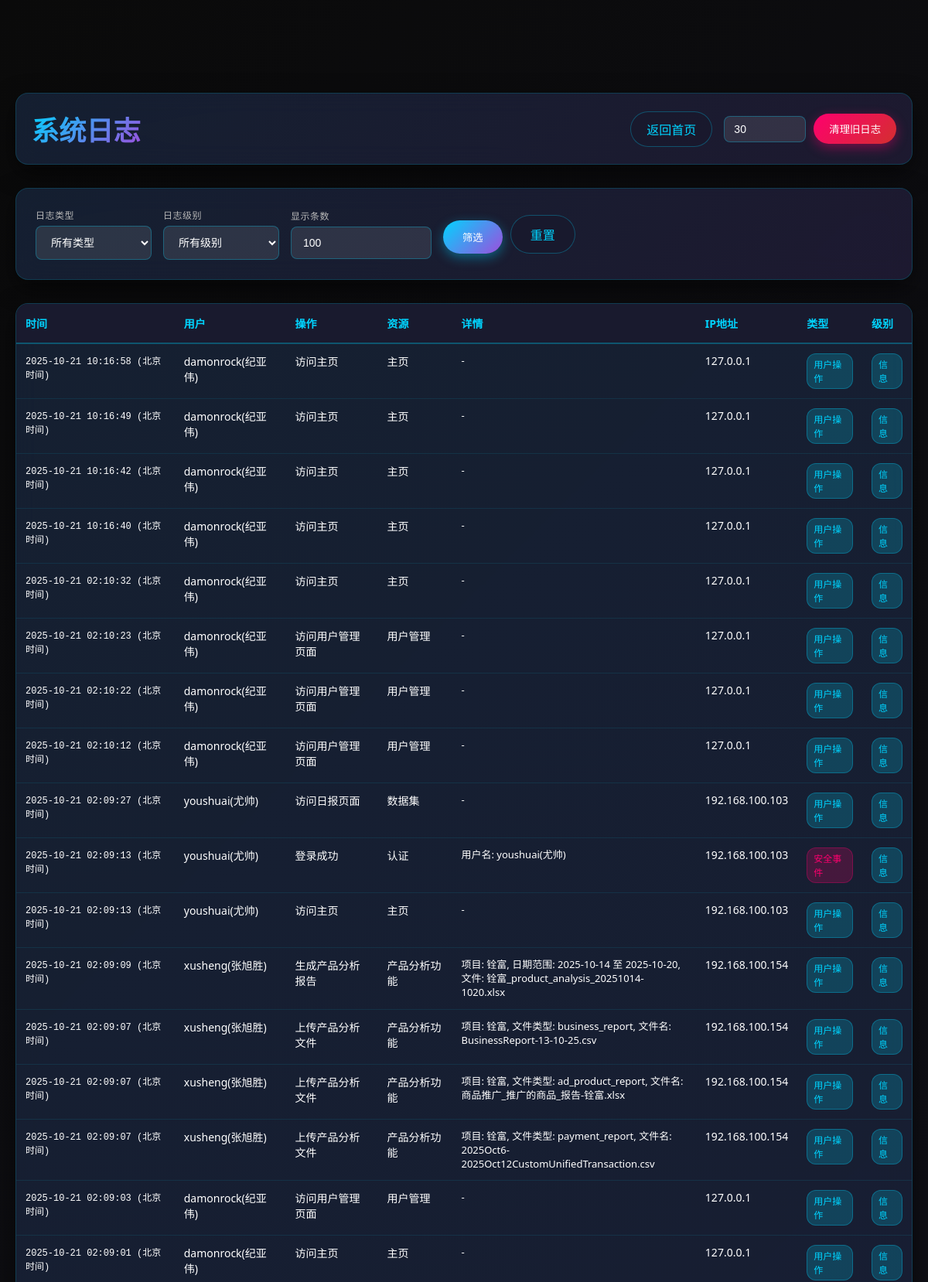
The page /admin/logs (signed in, upper part) on the database its author committed.
### tables this page shows
CREATE TABLE logs (
            id INTEGER PRIMARY KEY AUTOINCREMENT,
            timestamp DATETIME DEFAULT CURRENT_TIMESTAMP,
            user_id INTEGER,
            username VARCHAR(50),
            action VARCHAR(100) NOT NULL,
            resource VARCHAR(100),
            details TEXT,
            ip_address VARCHAR(45),
            user_agent TEXT,
            log_type VARCHAR(20) DEFAULT 'user',
            level VARCHAR(10) DEFAULT 'info',
            FOREIGN KEY (user_id) REFERENCES users (id)
        );

### routes/admin.py (the view)
@admin_bp.route('/logs')
@login_required
@admin_required
def view_logs():
    from core.database import get_logs
    log_type = request.args.get('type', '')
    level = request.args.get('level', '')
    limit = int(request.args.get('limit', 100))
    logs = get_logs(
        limit=limit,
        log_type=log_type if log_type else None,
        level=level if level else None
    )
    return render_template('admin/logs.html', logs=logs,
                         current_type=log_type, current_level=level, limit=limit)

### app.py (called while the page is built)
@app.template_filter('beijing_time')
def beijing_time_filter(timestamp):
    if not timestamp:
        return ""
    if isinstance(timestamp, str):
        try:
            dt = datetime.strptime(timestamp, '%Y-%m-%d %H:%M:%S')
        except ValueError:
            return timestamp + " (北京时间)"
    else:
        dt = timestamp
    return dt.strftime('%Y-%m-%d %H:%M:%S')

### core/auth.py (called while the page is built, shortened)
def is_logged_in():
    return 'username' in session

def login_required(f):
    from functools import wraps
    @wraps(f)
    def decorated_function(*args, **kwargs):
        if not is_logged_in():
            return redirect(url_for('auth.login', next=request.url))
        return f(*args, **kwargs)
    return decorated_function

def admin_required(f):
    from functools import wraps
    @wraps(f)
    def decorated_function(*args, **kwargs):
        if not is_logged_in():
            return redirect(url_for('auth.login', next=request.url))
        return f(*args, **kwargs)
    return decorated_function

### core/database.py (called while the page is built)
def get_db_connection():
    conn = sqlite3.connect(DB_PATH)
    conn.row_factory = sqlite3.Row  # 使结果可以通过列名访问
    return conn

def get_logs(limit=100, log_type=None, level=None, user_id=None):
    conn = get_db_connection()
    cursor = conn.cursor()
    query = "SELECT * FROM logs WHERE 1=1"
    params = []
    if log_type:
        query += " AND log_type = ?"
        params.append(log_type)
    if level:
        query += " AND level = ?"
        params.append(level)
    if user_id:
        query += " AND user_id = ?"
        params.append(user_id)
    query += " ORDER BY timestamp DESC LIMIT ?"
    params.append(limit)
    try:
        cursor.execute(query, params)
        logs = cursor.fetchall()
        return logs
    except Exception as e:
        print(f"获取日志失败: {e}")
        return []
    finally:
        conn.close()

### templates/admin/logs.html (shortened to what this page needs)
<!DOCTYPE html>
<html lang="zh">
<head>
    <link rel="stylesheet" href="{{ url_for('static', filename='cyber-theme.css') }}">
</head>
<body>
    <div class="logs-container">
        <div class="logs-header">
            <h1>系统日志</h1>
            <div class="header-actions">
                <a href="{{ url_for('main.home') }}" class="back-link">返回首页</a>
                <form class="clear-logs-form" method="POST" action="{{ url_for('admin.clear_logs') }}" onsubmit="return confirm('确定要清理旧日志吗？此操作不可恢复！')">
                    <input type="number" name="days" value="30" min="1" max="365" title="保留天数">
                    <button type="submit" class="clear-logs-btn">清理旧日志</button>
                </form>
            </div>
        </div>
        <div class="filter-card">
            <form method="GET" action="{{ url_for('admin.view_logs') }}" class="filter-form">
                <div class="filter-group">
                    <label for="type">日志类型</label>
                    <select name="type" id="type">
                        <option value="">所有类型</option>
                    </select>
                </div>
                <div class="filter-group">
                    <label for="level">日志级别</label>
                    <select name="level" id="level">
                        <option value="">所有级别</option>
                    </select>
                </div>
                <div class="filter-group">
                    <label for="limit">显示条数</label>
                    <input type="number" name="limit" id="limit" value="{{ limit }}" min="10" max="1000" step="10" placeholder="显示条数">
                </div>
                <div class="filter-actions">
                    <button type="submit">筛选</button>
                    <a href="{{ url_for('admin.view_logs') }}" class="reset-btn">重置</a>
                </div>
            </form>
        </div>
        <div class="logs-table-container">
            <table class="logs-table">
                <thead>
                    <tr>
                        <th>时间</th>
                        <th>用户</th>
                        <th>操作</th>
                        <th>资源</th>
                        <th>详情</th>
                        <th>IP地址</th>
                        <th>类型</th>
                        <th>级别</th>
                    </tr>
                </thead>
                <tbody>
                    {% for log in logs %}
                    <tr>
                        <td class="timestamp">{{ log.timestamp | beijing_time }} (北京时间)</td>
                        <td>{{ log.username or '-' }}</td>
                        <td>{{ log.action }}</td>
                        <td>{{ log.resource or '-' }}</td>
                        <td class="log-details">{{ log.details or '-' }}</td>
                        <td>{{ log.ip_address or '-' }}</td>
                        <td>
                            <span class="log-type-badge log-type-{{ log.log_type }}">
                                {{ {
                                    'user': '用户操作',
                                    'system': '系统事件',
                                    'security': '安全事件'
                                }.get(log.log_type, log.log_type) }}
                            </span>
                        </td>
                        <td>
                            <span class="log-level-badge log-level-{{ log.level }}">
                                {{ {
                                    'debug': '调试',
                                    'info': '信息',
                                    'warning': '警告',
                                    'error': '错误',
                                    'critical': '严重'
                                }.get(log.level, log.level) }}
                            </span>
                        </td>
                    </tr>
                    {% endfor %}
                </tbody>
            </table>
        </div>
    </div>
</body>
</html>

### static/cyber-theme.css (style rules this page uses)
:root { --deep-space-1: #0a0a0a; --deep-space-2: #1a1a2e; --deep-space-3: #16213e; --deep-space-4: #0f3460; --neon-blue: #00d4ff; --neon-purple: #9d4edd; --neon-pink: #ff006e; --neon-cyan: #00ff88; --text-primary: #ffffff; --text-secondary: #b8b8b8; --text-muted: #6c757d; --success-color: #00ff88; --warning-color: #ffaa00; --error-color: #ff006e; --transition-fast: 0.2s; --transition-normal: 0.3s; --transition-slow: 0.5s; --shadow-neon-blue: 0 0 10px #00d4ff, 0 0 20px #00d4ff, 0 0 30px #00d4ff; --shadow-neon-purple: 0 0 10px #9d4edd, 0 0 20px #9d4edd, 0 0 30px #9d4edd; --shadow-dark: 0 4px 20px rgba(0, 0, 0, 0.5); }
body { background: linear-gradient(135deg, var(--deep-space-1) 0%, var(--deep-space-2) 100%); color: var(--text-primary); font-family: 'Segoe UI', Tahoma, Geneva, Verdana, sans-serif; margin: 0; padding: 0; min-height: 100vh; overflow-x: hidden; }

### rows shown on the page
logs: timestamp|beijing_time "2025-10-21 10:16:58", username "damonrock(纪亚伟)", action "访问主页", resource "主页", details "-", ip_address "127.0.0.1", log_type "用户操作", level "信息"
logs: timestamp|beijing_time "2025-10-21 10:16:49", username "damonrock(纪亚伟)", action "访问主页", resource "主页", details "-", ip_address "127.0.0.1", log_type "用户操作", level "信息"
logs: timestamp|beijing_time "2025-10-21 10:16:42", username "damonrock(纪亚伟)", action "访问主页", resource "主页", details "-", ip_address "127.0.0.1", log_type "用户操作", level "信息"
logs: timestamp|beijing_time "2025-10-21 10:16:40", username "damonrock(纪亚伟)", action "访问主页", resource "主页", details "-", ip_address "127.0.0.1", log_type "用户操作", level "信息"
logs: timestamp|beijing_time "2025-10-21 02:10:32", username "damonrock(纪亚伟)", action "访问主页", resource "主页", details "-", ip_address "127.0.0.1", log_type "用户操作", level "信息"
logs: timestamp|beijing_time "2025-10-21 02:10:23", username "damonrock(纪亚伟)", action "访问用户管理页面", resource "用户管理", details "-", ip_address "127.0.0.1", log_type "用户操作", level "信息"
logs: timestamp|beijing_time "2025-10-21 02:10:22", username "damonrock(纪亚伟)", action "访问用户管理页面", resource "用户管理", details "-", ip_address "127.0.0.1", log_type "用户操作", level "信息"
logs: timestamp|beijing_time "2025-10-21 02:10:12", username "damonrock(纪亚伟)", action "访问用户管理页面", resource "用户管理", details "-", ip_address "127.0.0.1", log_type "用户操作", level "信息"
logs: timestamp|beijing_time "2025-10-21 02:09:27", username "youshuai(尤帅)", action "访问日报页面", resource "数据集", details "-", ip_address "192.168.100.103", log_type "用户操作", level "信息"
logs: timestamp|beijing_time "2025-10-21 02:09:13", username "youshuai(尤帅)", action "登录成功", resource "认证", details "用户名: youshuai(尤帅)", ip_address "192.168.100.103", log_type "安全事件", level "信息"
logs: timestamp|beijing_time "2025-10-21 02:09:13", username "youshuai(尤帅)", action "访问主页", resource "主页", details "-", ip_address "192.168.100.103", log_type "用户操作", level "信息"
logs: timestamp|beijing_time "2025-10-21 02:09:09", username "xusheng(张旭胜)", action "生成产品分析报告", resource "产品分析功能", details "项目: 铨富, 日期范围: 2025-10-14 至 2025-10-20, 文件: 铨富_product_analysis_20251014-1020.xlsx", ip_address "192.168.100.154", log_type "用户操作", level "信息"
logs: timestamp|beijing_time "2025-10-21 02:09:07", username "xusheng(张旭胜)", action "上传产品分析文件", resource "产品分析功能", details "项目: 铨富, 文件类型: business_report, 文件名: BusinessReport-13-10-25.csv", ip_address "192.168.100.154", log_type "用户操作", level "信息"
logs: timestamp|beijing_time "2025-10-21 02:09:07", username "xusheng(张旭胜)", action "上传产品分析文件", resource "产品分析功能", details "项目: 铨富, 文件类型: ad_product_report, 文件名: 商品推广_推广的商品_报告-铨富.xlsx", ip_address "192.168.100.154", log_type "用户操作", level "信息"
logs: timestamp|beijing_time "2025-10-21 02:09:07", username "xusheng(张旭胜)", action "上传产品分析文件", resource "产品分析功能", details "项目: 铨富, 文件类型: payment_report, 文件名: 2025Oct6-2025Oct12CustomUnifiedTransaction.csv", ip_address "192.168.100.154", log_type "用户操作", level "信息"
logs: timestamp|beijing_time "2025-10-21 02:09:03", username "damonrock(纪亚伟)", action "访问用户管理页面", resource "用户管理", details "-", ip_address "127.0.0.1", log_type "用户操作", level "信息"
logs: timestamp|beijing_time "2025-10-21 02:09:01", username "damonrock(纪亚伟)", action "访问主页", resource "主页", details "-", ip_address "127.0.0.1", log_type "用户操作", level "信息"
